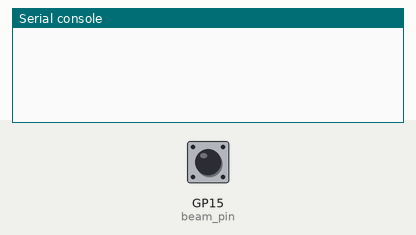
Recording of a program running on a simulated Raspberry Pi Pico running MicroPython. Parts: the last lines printed to the serial console. Inputs (shaded band) come from the test bench; at power-on: GP15 (beam_pin) HIGH.

Above: at 1.2 s.
1.3 s: GP15 (beam_pin) pulled LOW for 0.15 s
At 1.46 s:
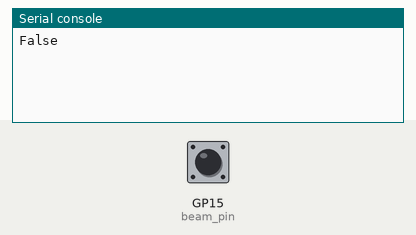
At 2.0 s:
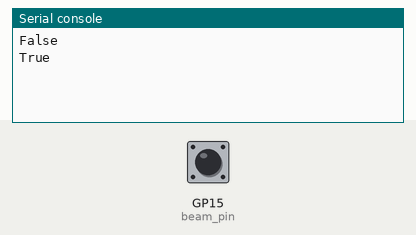

Measured:
- after the input at 1.3 s, the serial console: prints a new line at once (image 1)

The program:

LightGate-Simple.py
```python
import machine
import utime as time
from machine import Pin

# Super simple beam break program for Raspberry Pi Pico

beam_pin = Pin(15, Pin.IN, Pin.PULL_UP)
old_beam_value = beam_pin.value()

while True:
    if old_beam_value != beam_pin.value():
        old_beam_value = not old_beam_value
        print(old_beam_value)
    time.sleep(0.1)
```
